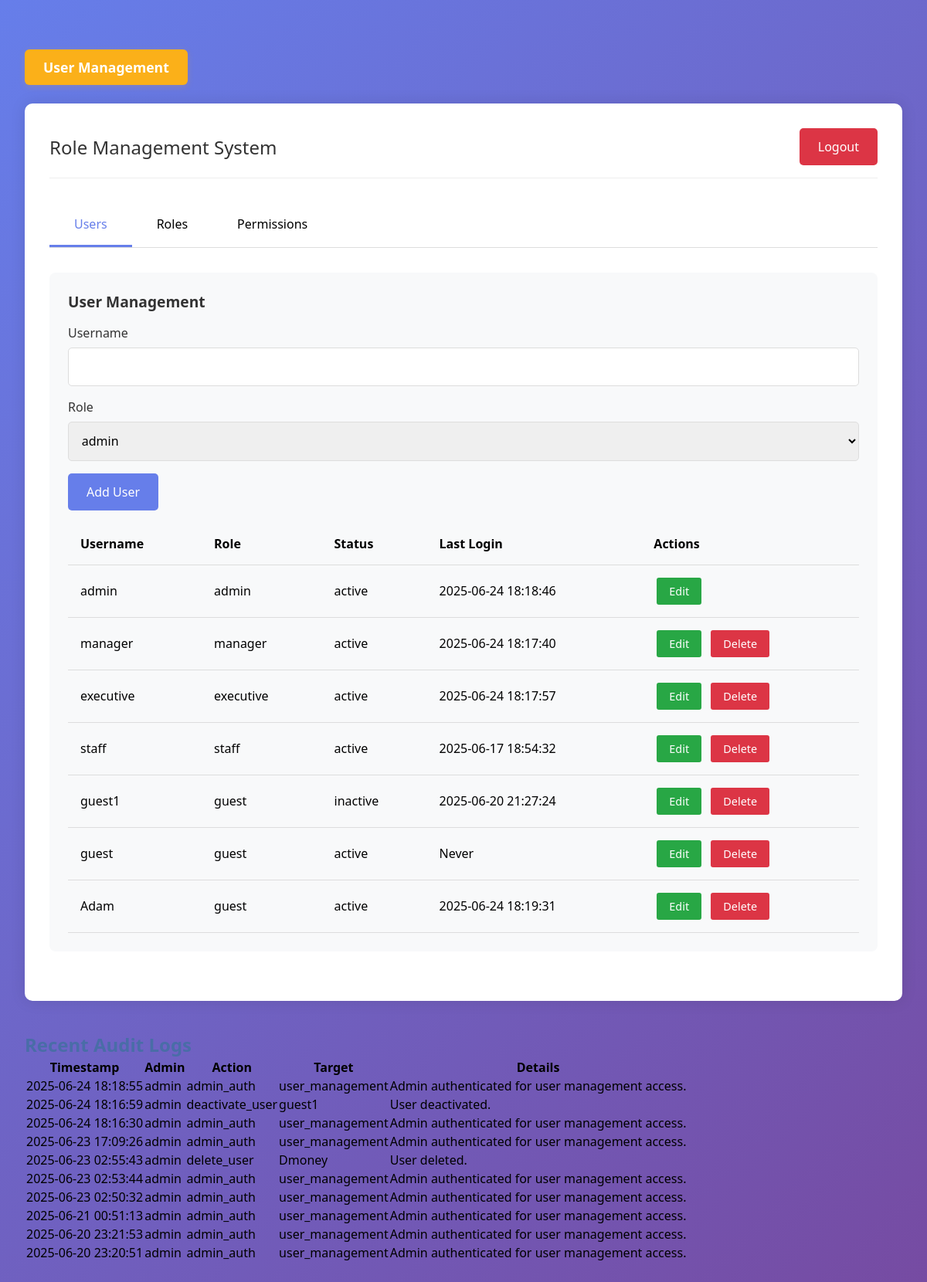
Screenshot of /role-management (signed in) with the database file from the repository.
### Forreal this time/db.py (models this page shows, shortened)
class User(db.Model):
    id = db.Column(db.Integer, primary_key=True)
    username = db.Column(db.String(80), unique=True, nullable=False)
    password_hash = db.Column(db.String(128))
    role_id = db.Column(db.Integer, db.ForeignKey('role.id'), nullable=False)
    status = db.Column(db.String(20), default='active')
    created_at = db.Column(db.DateTime, default=datetime.utcnow)
    last_login = db.Column(db.DateTime)
    role = db.relationship('Role', backref=db.backref('users', lazy=True))

class Role(db.Model):
    id = db.Column(db.Integer, primary_key=True)
    name = db.Column(db.String(50), unique=True, nullable=False)
    description = db.Column(db.String(200))
    created_at = db.Column(db.DateTime, default=datetime.utcnow)
    permissions = db.relationship('Permission',
                                secondary='role_permission',
                                backref=db.backref('roles', lazy='dynamic'))

class AuditLog(db.Model):
    id = db.Column(db.Integer, primary_key=True)
    admin_username = db.Column(db.String(80), nullable=False)
    action = db.Column(db.String(100), nullable=False)
    target = db.Column(db.String(100), nullable=False)
    details = db.Column(db.String(255))
    timestamp = db.Column(db.DateTime, default=datetime.utcnow)

### Forreal this time/app.py (the view)
@app.route('/role-management')
@admin_required
def role_management():
    users = User.query.all()
    roles = Role.query.all()
    permissions = Permission.query.all()
    audit_logs = AuditLog.query.order_by(AuditLog.timestamp.desc()).limit(10).all()
    return render_template('role_management.html',
                         users=users,
                         roles=roles,
                         permissions=permissions,
                         audit_logs=audit_logs)

### Forreal this time/app.py (called while the page is built)
def admin_required(f):
    @wraps(f)
    def decorated_function(*args, **kwargs):
        if 'username' not in session:
            flash('Please log in first.')
            return redirect(url_for('login'))
        user = User.query.filter_by(username=session['username']).first()
        if not user or user.role.name != 'admin':
            flash('Access denied. Admin privileges required.')
            return redirect(url_for('dashboard'))
        return f(*args, **kwargs)
    return decorated_function

### Forreal this time/templates/role_management.html (shortened to what this page needs)
<!DOCTYPE html>
<html lang="en">
<head>
</head>
<body>
    {% if session['role'] == 'admin' %}
        <a href="{{ url_for('user_management_auth') }}" class="user-mgmt-btn">User Management</a>
    {% endif %}
    <div class="container">
        <div class="header">
            <div class="welcome-message">
                Role Management System
            </div>
            <a href="{{ url_for('logout') }}" class="logout-button">Logout</a>
        </div>
        <div class="tabs">
            <div class="tab active" onclick="showTab('users')">Users</div>
            <div class="tab" onclick="showTab('roles')">Roles</div>
            <div class="tab" onclick="showTab('permissions')">Permissions</div>
        </div>
        <div id="users" class="tab-content active">
            <div class="management-section">
                <h2 class="section-title">User Management</h2>
                <form method="POST" action="{{ url_for('add_user') }}">
                    <div class="form-group">
                        <label for="username">Username</label>
                        <input type="text" id="username" name="username" required>
                    </div>
                    <div class="form-group">
                        <label for="user_role">Role</label>
                        <select id="user_role" name="role" required>
                            {% for role in roles %}
                            <option value="{{ role.name }}">{{ role.name }}</option>
                            {% endfor %}
                        </select>
                    </div>
                    <button type="submit" class="button">Add User</button>
                </form>
                <table class="table">
                    <thead>
                        <tr>
                            <th>Username</th>
                            <th>Role</th>
                            <th>Status</th>
                            <th>Last Login</th>
                            <th>Actions</th>
                        </tr>
                    </thead>
                    <tbody>
                        {% for user in users %}
                        <tr>
                            <td>{{ user.username }}</td>
                            <td>{{ user.role.name }}</td>
                            <td>{{ user.status }}</td>
                            <td>{{ user.last_login.strftime('%Y-%m-%d %H:%M:%S') if user.last_login else 'Never' }}</td>
                            <td>
                                <button class="action-button edit-button" onclick="showEditUserModal('{{ user.id }}', '{{ user.username }}', '{{ user.role.name }}')">Edit</button>
                                {% if user.username != 'admin' %}
                                <button class="action-button delete-button" onclick="showDeleteUserModal('{{ user.id }}', '{{ user.username }}')">Delete</button>
                                {% endif %}
                            </td>
                        </tr>
                        {% endfor %}
                    </tbody>
                </table>
            </div>
        </div>
    </div>
    {% if audit_logs %}
    <div style="margin-top:2.5rem;">
        <h2 style="color:#496DA7;">Recent Audit Logs</h2>
        <table>
            <thead>
                <tr>
                    <th>Timestamp</th>
                    <th>Admin</th>
                    <th>Action</th>
                    <th>Target</th>
                    <th>Details</th>
                </tr>
            </thead>
            <tbody>
                {% for log in audit_logs %}
                <tr>
                    <td>{{ log.timestamp.strftime('%Y-%m-%d %H:%M:%S') }}</td>
                    <td>{{ log.admin_username }}</td>
                    <td>{{ log.action }}</td>
                    <td>{{ log.target }}</td>
                    <td>{{ log.details }}</td>
                </tr>
                {% endfor %}
            </tbody>
        </table>
    </div>
    {% endif %}
</body>
</html>

### Forreal this time/templates/role_management.html (style rules this page uses)
* { margin: 0; padding: 0; box-sizing: border-box; font-family: 'Segoe UI', Tahoma, Geneva, Verdana, sans-serif; }
body { background: linear-gradient(135deg, #667eea 0%, #764ba2 100%); min-height: 100vh; padding: 2rem; }
.container { background: white; padding: 2rem; border-radius: 10px; box-shadow: 0 0 20px rgba(0, 0, 0, 0.1); max-width: 1200px; margin: 0 auto; }
.header { display: flex; justify-content: space-between; align-items: center; margin-bottom: 2rem; padding-bottom: 1rem; border-bottom: 1px solid #eee; }
.welcome-message { color: #333; font-size: 1.5rem; }
.logout-button { padding: 0.8rem 1.5rem; background: #dc3545; color: white; border: none; border-radius: 5px; font-size: 1rem; cursor: pointer; text-decoration: none; transition: background 0.3s ease; }
.management-section { margin-bottom: 2rem; padding: 1.5rem; background: #f8f9fa; border-radius: 8px; }
.section-title { color: #333; margin-bottom: 1rem; font-size: 1.2rem; }
.form-group { margin-bottom: 1rem; }
.form-group label { display: block; margin-bottom: 0.5rem; color: #333; }
.form-group input, .form-group select { width: 100%; padding: 0.8rem; border: 1px solid #ddd; border-radius: 5px; font-size: 1rem; }
.button { padding: 0.8rem 1.5rem; background: #667eea; color: white; border: none; border-radius: 5px; font-size: 1rem; cursor: pointer; transition: background 0.3s ease; }
.table { width: 100%; border-collapse: collapse; margin-top: 1rem; }
.table th, .table td { padding: 1rem; text-align: left; border-bottom: 1px solid #ddd; }
.table th { background: #f8f9fa; font-weight: 600; }
.action-button { padding: 0.5rem 1rem; margin: 0 0.25rem; border: none; border-radius: 3px; cursor: pointer; font-size: 0.9rem; }
.edit-button { background: #28a745; color: white; }
.delete-button { background: #dc3545; color: white; }
.tabs { display: flex; margin-bottom: 2rem; border-bottom: 1px solid #ddd; }
.tab { padding: 1rem 2rem; cursor: pointer; border-bottom: 3px solid transparent; }
.tab.active { border-bottom-color: #667eea; color: #667eea; }
.tab-content { display: none; }
.tab-content.active { display: block; }
.user-mgmt-btn { background: #FBB019; color: #fff !important; border: none; padding: 0.7rem 1.5rem; border-radius: 6px; font-size: 1.1rem; font-weight: bold; text-decoration: none; margin: 2rem 0 1.5rem 0; display: inline-block; box-shadow: 0 2px 8px #fbb01933; transition: background 0.2s, color 0.2s; }

### rows the page displays
User: username "admin", role.name "admin", status "active", last_login "2025-06-24 18:18:46"
User: username "manager", role.name "manager", status "active", last_login "2025-06-24 18:17:40"
User: username "executive", role.name "executive", status "active", last_login "2025-06-24 18:17:57"
User: username "staff", role.name "staff", status "active", last_login "2025-06-17 18:54:32"
User: username "guest1", role.name "guest", status "inactive", last_login "2025-06-20 21:27:24"
User: username "guest", role.name "guest", status "active", last_login "Never"
User: username "Adam", role.name "guest", status "active", last_login "2025-06-24 18:19:31"
AuditLog: timestamp "2025-06-24 18:18:55", admin_username "admin", action "admin_auth", target "user_management", details "Admin authenticated for user management access."
AuditLog: timestamp "2025-06-24 18:16:59", admin_username "admin", action "deactivate_user", target "guest1", details "User deactivated."
AuditLog: timestamp "2025-06-24 18:16:30", admin_username "admin", action "admin_auth", target "user_management", details "Admin authenticated for user management access."
AuditLog: timestamp "2025-06-23 17:09:26", admin_username "admin", action "admin_auth", target "user_management", details "Admin authenticated for user management access."
AuditLog: timestamp "2025-06-23 02:55:43", admin_username "admin", action "delete_user", target "Dmoney", details "User deleted."
AuditLog: timestamp "2025-06-23 02:53:44", admin_username "admin", action "admin_auth", target "user_management", details "Admin authenticated for user management access."
AuditLog: timestamp "2025-06-23 02:50:32", admin_username "admin", action "admin_auth", target "user_management", details "Admin authenticated for user management access."
AuditLog: timestamp "2025-06-21 00:51:13", admin_username "admin", action "admin_auth", target "user_management", details "Admin authenticated for user management access."
AuditLog: timestamp "2025-06-20 23:21:53", admin_username "admin", action "admin_auth", target "user_management", details "Admin authenticated for user management access."
AuditLog: timestamp "2025-06-20 23:20:51", admin_username "admin", action "admin_auth", target "user_management", details "Admin authenticated for user management access."

### other values shown
form field role "admin"
